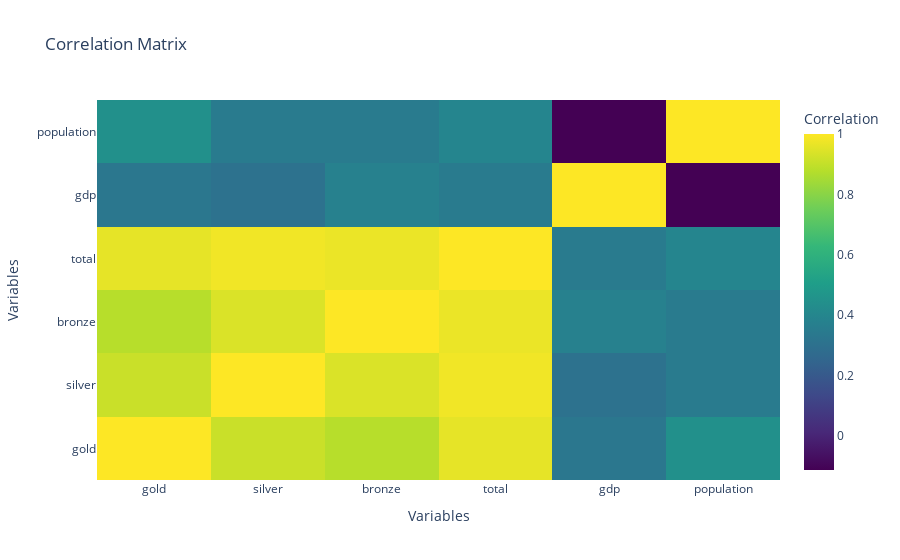

Notebook code for this chart:
### Markdown cell above
## Correlation Matrix

### Code cell
correlation_matrix = df[['gold', 'silver', 'bronze', 'total', 'gdp', 'population']].corr()

fig = go.Figure(data=go.Heatmap(
    z=correlation_matrix.values,
    x=correlation_matrix.columns.tolist(),
    y=correlation_matrix.index.tolist(),
    colorscale='Viridis',  
    colorbar=dict(title='Correlation'),
))

fig.update_layout(
    title='Correlation Matrix',
    xaxis_title='Variables',
    yaxis_title='Variables',
)

fig.show()

### Figure 1 — Plotly figure (JSON) as saved in the notebook; plotly's stock layout.template omitted (floating-point values rounded to 4 significant figures)
{"data": [{"colorbar": {"title": {"text": "Correlation"}}, "colorscale": [[0, "#440154"], [0.1111, "#482878"], [0.2222, "#3e4989"], [0.3333, "#31688e"], [0.4444, "#26828e"], [0.5556, "#1f9e89"], [0.6667, "#35b779"], [0.7778, "#6ece58"], [0.8889, "#b5de2b"], [1, "#fde725"]], "type": "heatmap", "x": ["gold", "silver", "bronze", "total", "gdp", "population"], "y": ["gold", "silver", "bronze", "total", "gdp", "population"], "z": [[1, 0.9107, 0.8803, 0.9609, 0.3314, 0.4453], [0.9107, 1, 0.9399, 0.9797, 0.306, 0.3479], [0.8803, 0.9399, 1, 0.9683, 0.376, 0.3476], [0.9609, 0.9797, 0.9683, 1, 0.3479, 0.3933], [0.3314, 0.306, 0.376, 0.3479, 1, -0.1122], [0.4453, 0.3479, 0.3476, 0.3933, -0.1122, 1]]}], "layout": {"title": {"text": "Correlation Matrix"}, "xaxis": {"title": {"text": "Variables"}}, "yaxis": {"title": {"text": "Variables"}}}}
